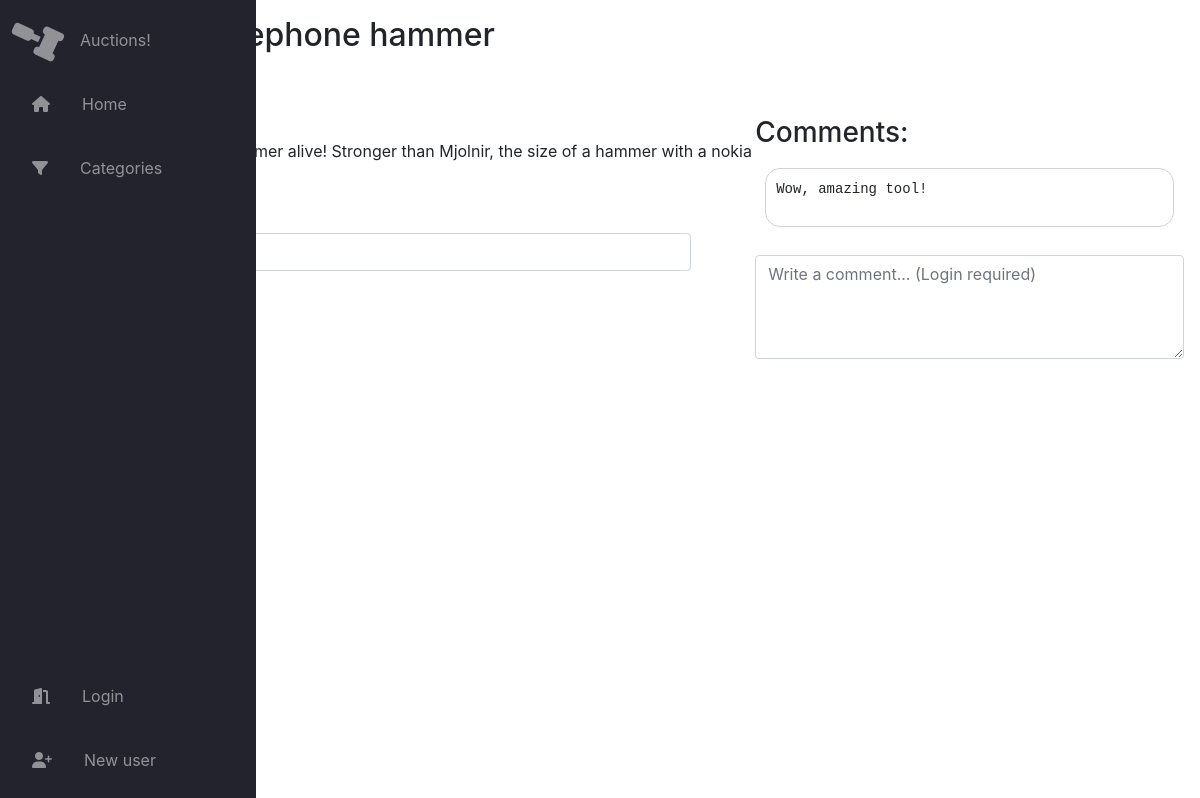
Before: /listing/3 with the older database file.
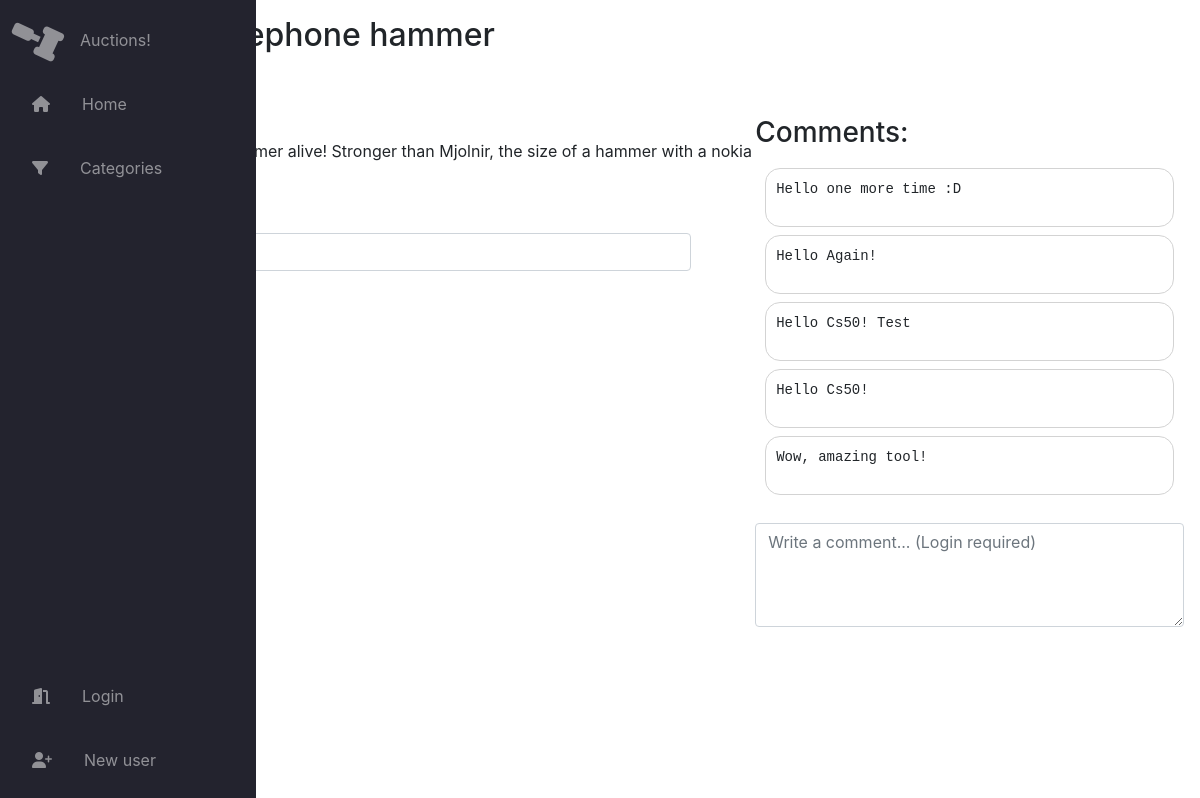
After: the same page with the newer database file.
### auctions/models.py (models this page shows, shortened)
class Comments(models.Model):
    comment = models.CharField(max_length=240)
    FK_list = models.ForeignKey(Listings, on_delete=models.CASCADE, related_name="list_comments")
    FK_user = models.ForeignKey(User, on_delete=models.CASCADE,  related_name="user_comments")

### auctions/views.py (the view)
# urls.py: path("listing/<int:list_pk>", views.listing_page, name="listing_page"),
def listing_page(request, list_pk):
    listing_data = Listings.objects.filter(pk=list_pk)
    bid_data = Bids.objects.filter(FK_list__pk=list_pk)
    context = {"watchList": False}
    comments = Comments.objects.filter(FK_list__pk=list_pk).order_by('-id')
    if request.user.id:
        w_data = WatchList.objects.filter(Q(FK_user=request.user) & Q(FK_list__pk=list_pk))
        if len(w_data) > 0:
            context = {"watchList": True}
    if len(listing_data) == 0:
        messages.error(request, 'Listing not found.')
        return HttpResponseRedirect(reverse("index"))
    elif len(listing_data) > 0 and len(bid_data) == 0:
        context.update({'listing': listing_data[0], 'bid':None})
    else:
        context.update({'listing': listing_data[0], 'bid':Bids.objects.filter(FK_list__pk=list_pk).latest('bid')})
    if len(comments) > 0:
        context.update({'comments': comments})
    return render(request, "auctions/listingpage.html", context)

### auctions/templates/auctions/listingpage.html (shortened to what this page needs)
{% extends "auctions/layout.html" %}
{% block body %}
    <div class="container-flex ml-3">
        <div class="container-listing">
            {% if listing.is_close == True %}
                <h2> <del>{{listing.title}}</del> - CLOSED</h2>
            {% else %}
                {% if listing.category != "" and listing.category != None %}
                    <h2> {{listing.title}}</h2>
                    <p style="font-size: 0.875rem;">Category: {{listing.category}}</p>
                {% else %}
                    <h2> {{listing.title}}</h2>
                {% endif %}
            {% endif %}
            {% if listing.imageUrl != ""  and listing.imageUrl != none %}
                <div class="img-container mb-3">
                </div>
            {% else %}
                <div class="img-container mb-3">
                    <img class="img-fluid" src="https://web.ipca.pt/sap/wp-content/codevision/resources/images/no-image.jpg">
                </div>
            {% endif %}
            <p class="listings-description">{{listing.description}}</p>
            {% if bid == None %}
                <h4 style="display: inline-block;">Minimum bid: ${{listing.currentBid}}</h4>
            {% else %}
                <h4 style="display: inline-block;">
                </h4>
            {% endif %}
            <form class="responsive-form" action="{% url 'new_bid' listing.id %}" method="post">
                {% if bid == None %}
                    <div class="small-text">No bids yet.</div>
                    <input class="form-control" type="number" step="0.01" min="{{listing.currentBid}}" name="bid" placeholder="Bid">
                {% else %}
                    <div class="small-text">{{listing.bidsUntilNow}} bid(s) so far. {% if user.is_authenticated and user.id == bid.FK_user.id %} Your bid is the current bid {%endif%}</div>
                    <input class="form-control" type="number" step="0.01" min="{{bid.bid}}" name="bid" placeholder="Bid">
                {% endif %}
                {% if listing.is_close == False%}
                    {% if user.is_authenticated %}
                        <button type="submit" class="btn btn-primary mt-3" >Place Bid</button>
                    {% else %}
                        <button type="submit" class="btn btn-primary mt-3" disabled>Login required</button>
                    {%endif%}
                {%endif%}
            </form>
        </div>
        <div class="container-comments">
            {% if comments %}
                <h3>Comments:</h3>
                <div class="container-comments-boxes">
                    {% for i in comments%}
                        <div class="comment-box mb-2">
                            <pre>{{i.comment}}</pre>
                        </div>
                    {% endfor %}
                </div>
            {% else %}
                <p class="m-3"> No comments yet, be the first to comment :)</p>
            {% endif %}
            {% if listing.is_close == False %}
                <form action="{% url 'add_comment' listing.id%}" method="POST">
                    <div class="textarea-container">
                        {% if user.is_authenticated %}
                            <textarea class="form-control " rows="3" name="comment" placeholder="Write a comment..." maxlength="240"></textarea>
                            <button type="submit" class="textarea-button">&#11153;</button>
                        {% else %}
                            <textarea class="form-control " rows="3" name="comment" placeholder="Write a comment... (Login required)"></textarea>
                        {%endif%}
                    </div>
                </form>
            {% endif %}
        </div>
    </div>
{% endblock %}

Changed rows visible on the page:
added Comments: comment "Hello one more time :D"
added Comments: comment "Hello Again!"
added Comments: comment "Hello Cs50! Test"
added Comments: comment "Hello Cs50!"
